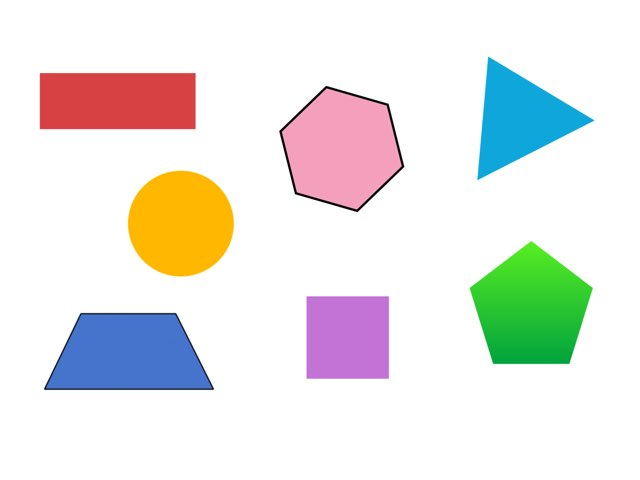
#> input picture Lab_Programs/Programs From (7-12)/Images/shapes.jpg, 640 x 480 px
$ python Program_11.py
#> lines starting #> are read from the running program, lines starting #| are printed output that depends on the picture; after the words box and inside, x2 and y2 are one past the last pixel; in counts of white or black regions, pixels touching at a corner belong together
# Write a program to contour an image.

import cv2
import numpy as np
import matplotlib.pyplot as plt

# Read the image
image = cv2.imread('./Images/shapes.jpg')
#> image is the input picture: shape (480, 640, 3); mean B, G, R 228.5, 231.6, 232.3

# Convert the image to grayscale
gray = cv2.cvtColor(image, cv2.COLOR_BGR2GRAY)
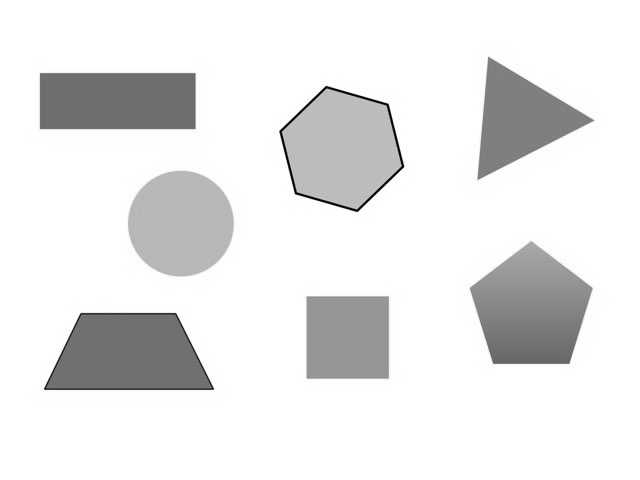
#> gray: shape (480, 640); min 0, max 255, mean 231.5

# Apply Gaussian blur to reduce noise
blurred = cv2.GaussianBlur(gray, (5, 5), 0)

# Apply adaptive thresholding with adjusted parameters
thresh = cv2.adaptiveThreshold(blurred, 255, cv2.ADAPTIVE_THRESH_GAUSSIAN_C, cv2.THRESH_BINARY_INV, 15, 4)
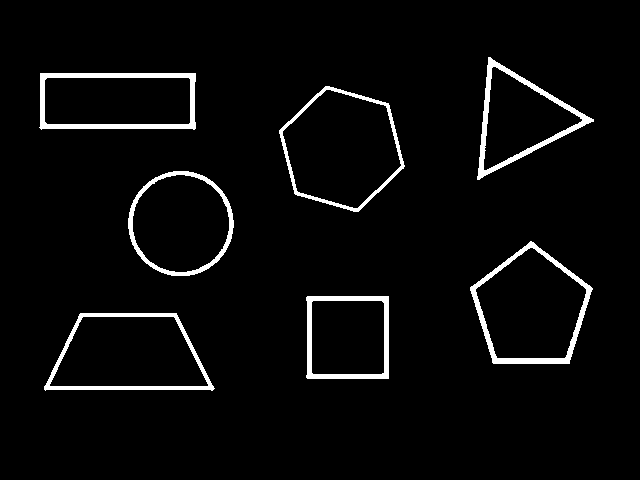
#> thresh: shape (480, 640); 3.9% white; 7 white regions

# Find the contours
contours, hierarchy = cv2.findContours(thresh, cv2.RETR_TREE, cv2.CHAIN_APPROX_SIMPLE)
#> contours = 14 contours; largest, box (x1, y1, x2, y2) and area: (279, 86, 405, 212) 11015, (470, 241, 593, 364) 10274, (44, 313, 215, 391) 10122, (282, 89, 402, 209) 9988, (49, 316, 209, 387) 8822

# Draw the contours on the original image
cv2.drawContours(image, contours, -1, (0, 255, 0), 2)
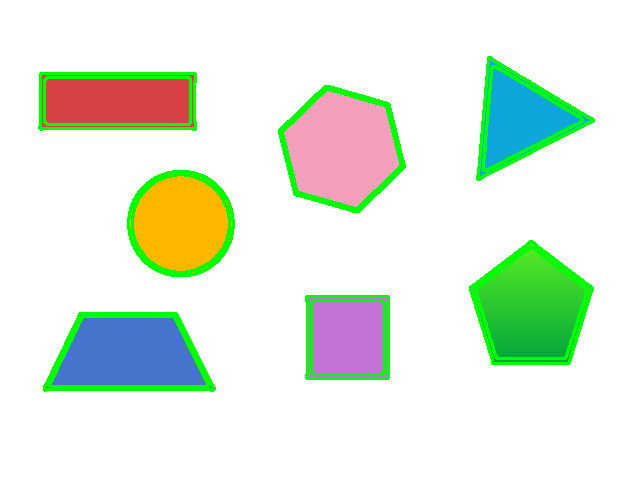
#> image: shape (480, 640, 3); 5.33% of pixels changed, all inside (x1, y1, x2, y2) = (38, 56, 595, 392)

# Convert BGR image to RGB for displaying with matplotlib
image_rgb = cv2.cvtColor(image, cv2.COLOR_BGR2RGB)

# Display the image with contours using matplotlib
plt.imshow(image_rgb)
plt.title('Contours')
plt.axis('off')  # Hide axis
plt.show()
